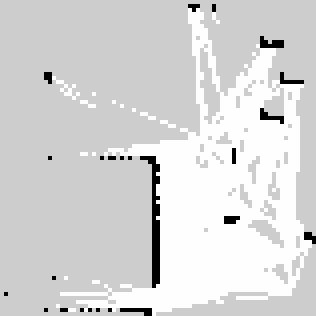
#> input picture two-pass algorithm/construction_map.pgm, 79 x 79 px (shown 4 times larger)
$ python test01.py
#> lines starting #> are read from the running program, lines starting #| are printed output that depends on the picture; after the words box and inside, x2 and y2 are one past the last pixel; in counts of white or black regions, pixels touching at a corner belong together
#!/usr/bin/env python3
import matplotlib.pyplot as plt
import numpy as np
from PIL import Image

from time import sleep

threshold = 10
background = [0., 0., 0.]
adjacent = [[0,-1], [-1,0], [-1,-1], [-1,1]]    # W, N, NW, NE

src_img = np.array(Image.open('construction_map.pgm'))
#> src_img is the input picture: shape (79, 79); min 0, max 254, mean 214.6
M = len(src_img)
#> M = 79
N = len(src_img[0])
#> N = 79

def two_pass(data):
    linked = []
    labels = np.zeros((M,N))
    print(labels)
    nextLabel = 1
    test = np.zeros((M,N,3))

    # times = 0
    # wrong = 0

    # first pass
    for row in range(len(data)):
        for column in range(len(data[row])):
            # if not background
            if [data[row][column][0], data[row][column][1], data[row][column][2]] != background:
                # get all neighbors (W, N, NW, NE)
                neighbors = []
                neighbors_labels = []
                for direction in adjacent:
                    try:
                        if [data[row][column][0], data[row][column][1], data[row][column][2]] != background:
                            neighbors.append(data[row+direction[0]][column+direction[1]])
                            neighbors_labels.append(labels[row+direction[0]][column+direction[1]])
                            test[row][column] = [1,1,1]
                            print('oh yes')
                    except:
                        print('doesnt exist! out of image!')
                        # [10 lines of commented-out code are left out]

                if len(neighbors) == 0:
                    print('aeeeffs')
                    linked.append([nextLabel])
                    labels[row][column] = nextLabel
                    nextLabel += 1

                else:
                    # find smallest label of neighbors
                    L = neighbors_labels
                    labels[row][column] = min(L)
                    for label in L:
                        print(len(linked))
                        print(int(label))
                        linked[int(label)-1].append(L)

    # [7 lines of commented-out code are left out]

    return labels, test

def main():
    gray_img = np.zeros((M,N,3))

    gray_img[src_img>threshold] = [0,0,0]
    gray_img[src_img<threshold] = [1,1,1]

    plt.imshow(src_img, interpolation='None')
    plt.show()

    plt.imshow(gray_img, interpolation='None')
    plt.show()

    label_img, test = two_pass(gray_img)
    plt.imshow(label_img, interpolation='None')
    plt.show()

    plt.imshow(test, interpolation='None')
    plt.show()

main()
#> in main, `plt.show()`:
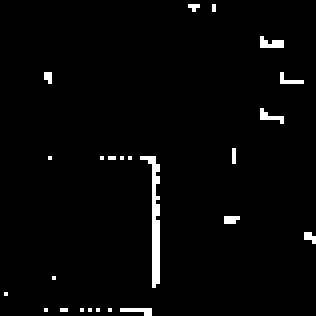
#> shown: shape (79, 79, 3) float64 (shown 4 times larger); values 0 (black) and 1 (white), 2.3% white in thin lines or dots
#> (printed output is left out)
#> after the loop in two_pass, `for row in range(len(data)):`: labels: shape (79, 79) float64; every value is 0
#> after the loop in two_pass, `for row in range(len(data)):`:
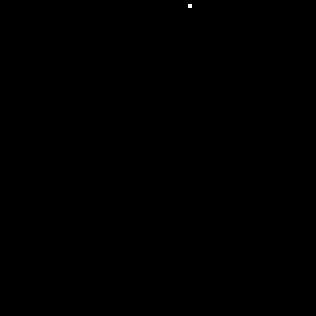
#> test: shape (79, 79, 3) float64 (shown 4 times larger); values 0 (black) and 1 (white), 0.02% white in thin lines or dots, all inside (x1, y1, x2, y2) = (47, 1, 48, 2)
#> (the run stopped early here; a loop or call above may not have finished)
